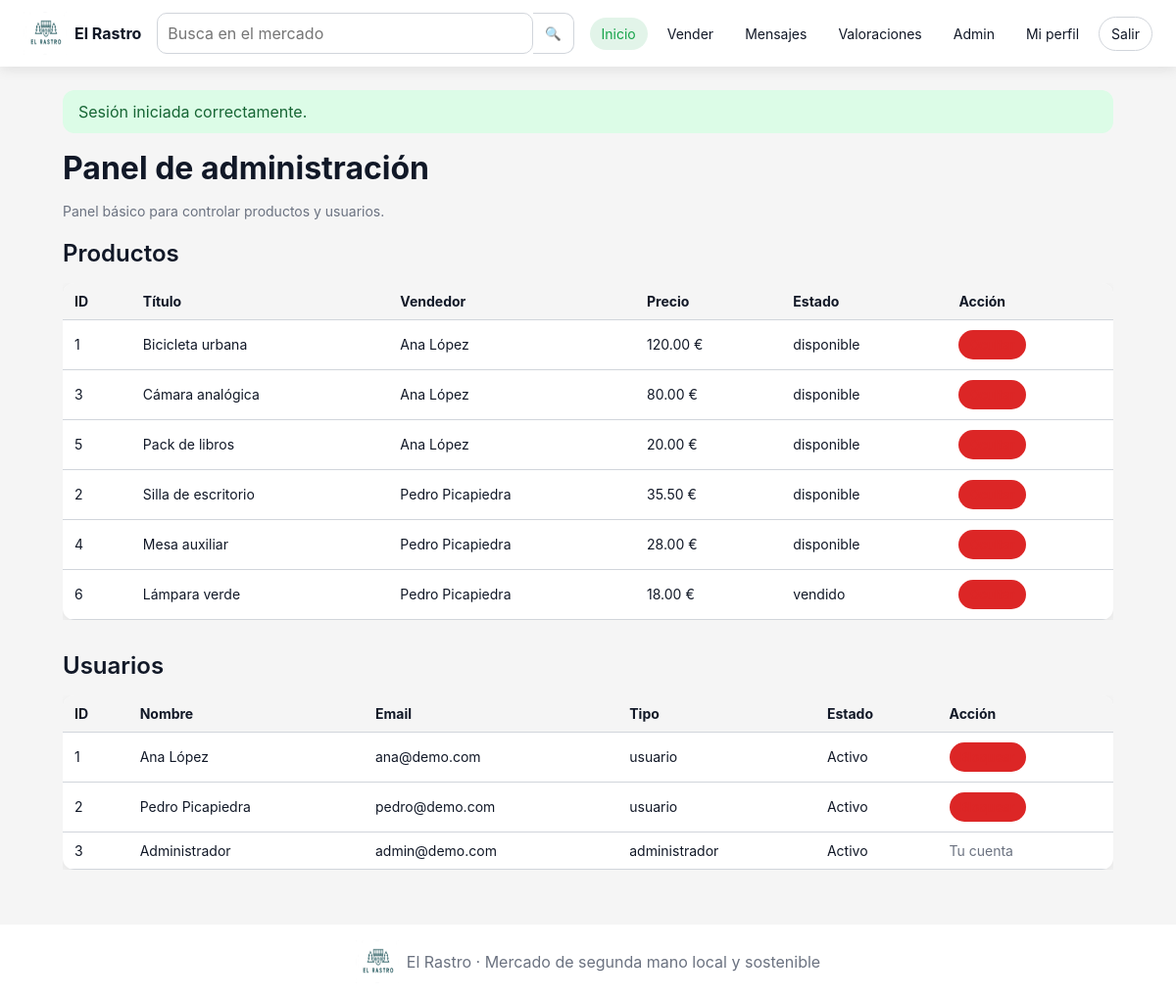
The page /public/index.php?url=admin/index (signed in) on the database its author committed.
### tables this page shows
CREATE TABLE Producto (
    id_producto INT AUTO_INCREMENT PRIMARY KEY,
    titulo VARCHAR(150) NOT NULL,
    descripcion TEXT NOT NULL,
    precio DECIMAL(10,2) NOT NULL,
    categoria VARCHAR(50) NOT NULL,
    estado_producto VARCHAR(50) NOT NULL,
    estado VARCHAR(50) NOT NULL DEFAULT 'disponible',
    fecha_publicacion TIMESTAMP DEFAULT CURRENT_TIMESTAMP,
    id_usuario INT NOT NULL,
    CONSTRAINT fk_producto_usuario FOREIGN KEY (id_usuario) REFERENCES Usuario(id_usuario),
    CONSTRAINT chk_producto_precio CHECK (precio > 0),
    CONSTRAINT chk_producto_categoria CHECK (categoria IN ('Electrónica', 'Moda', 'Hogar', 'Deportes', 'Otros')),
    CONSTRAINT chk_producto_estado_producto CHECK (estado_producto IN ('Nuevo', 'Como nuevo', 'Usado', 'Reacondicionado')),
    CONSTRAINT chk_producto_estado CHECK (estado IN ('disponible', 'vendido', 'eliminado'))
);

CREATE TABLE Usuario (
    id_usuario INT AUTO_INCREMENT PRIMARY KEY,
    nombre VARCHAR(100) NOT NULL,
    email VARCHAR(150) NOT NULL UNIQUE,
    contrasena VARCHAR(255) NOT NULL,
    direccion VARCHAR(255),
    metodo_pago VARCHAR(50),
    fecha_registro TIMESTAMP DEFAULT CURRENT_TIMESTAMP,
    tipo VARCHAR(20) NOT NULL DEFAULT 'usuario',
    activo TINYINT(1) NOT NULL DEFAULT 1,
    CONSTRAINT chk_usuario_tipo CHECK (tipo IN ('administrador', 'usuario'))
);

### app/core/Controller.php (called while the page is built, shortened)
<?php
abstract class Controller
{
    protected function view($view, $data = []) {
        extract($data, EXTR_SKIP);
        require APP_PATH . '/views/layouts/header.php';
        require APP_PATH . '/views/' . $view . '.php';
        require APP_PATH . '/views/layouts/footer.php';
    }
}

### app/controllers/AdminController.php (called while the page is built, shortened)
<?php
class AdminController extends Controller
{
    public function index()
    {
        $productos = (new Producto())->todosAdmin();
        $usuarios = (new Usuario())->todos();
        $this->view('admin/index', [
            'titulo' => 'Administración',
            'productos' => $productos,
            'usuarios' => $usuarios
        ]);
    }
}

### app/core/Router.php (called while the page is built, shortened)
<?php
class Router
{
    public function dispatch()
    {
        $url = isset($_GET['url']) ? $_GET['url'] : 'producto/index';
        $trozos = explode('/', trim($url, '/'));
        $metodo = isset($trozos[1]) ? $trozos[1] : 'index';
        $parametros = array_slice($trozos, 2);
        $controlador = new $nombreControlador();
        call_user_func_array([$controlador, $metodo], $parametros);
    }
}

### public/index.php (called while the page is built, shortened)
<?php
require_once APP_PATH . '/config/config.php';
require_once APP_PATH . '/core/Database.php';
require_once APP_PATH . '/core/Controller.php';
require_once APP_PATH . '/core/Router.php';
spl_autoload_register(function ($class) {
    foreach ([APP_PATH . '/models/', APP_PATH . '/controllers/', APP_PATH . '/core/'] as $dir) {
        $file = $dir . $class . '.php';
        if (file_exists($file)) {
            return;
        }
    }
});
$router = new Router();
$router->dispatch();

### app/core/Database.php (called while the page is built)
<?php
class Database
{
    private static $conexion = null;
    public static function getConnection()
    {
        if (self::$conexion == null) {
            $dsn = 'mysql:host=' . DB_HOST . ';dbname=' . DB_NAME . ';charset=' . DB_CHARSET;
            self::$conexion = new PDO($dsn, DB_USER, DB_PASS);
            self::$conexion->setAttribute(PDO::ATTR_ERRMODE, PDO::ERRMODE_EXCEPTION);
            self::$conexion->setAttribute(PDO::ATTR_DEFAULT_FETCH_MODE, PDO::FETCH_ASSOC);
        }
        return self::$conexion;
    }
}

### app/models/Producto.php (called while the page is built, shortened)
<?php
class Producto
{
    private $db;
    public function __construct()
    {
        $this->db = Database::getConnection();
    }
    public function todosAdmin()
    {
        $sql = 'SELECT p.*, u.nombre AS vendedor
                FROM Producto p
                INNER JOIN Usuario u ON u.id_usuario = p.id_usuario
                ORDER BY p.fecha_publicacion DESC';
        $stmt = $this->db->prepare($sql);
        $stmt->execute();
        return $stmt->fetchAll();
    }
}

### app/config/config.php (called while the page is built, shortened)
<?php
function app_url($ruta = '') {
    $base = rtrim(BASE_URL, '/');
    $ruta = trim($ruta, '/');
    if ($ruta == '') {
        return $base . '/index.php';
    }
    return $base . '/index.php?url=' . $ruta;
}

### app/models/Usuario.php (called while the page is built, shortened)
<?php
class Usuario
{
    private $db;
    public function __construct() {
        $this->db = Database::getConnection();
    }
    public function todos() {
        $sql = 'SELECT id_usuario, nombre, email, direccion, fecha_registro, tipo, activo
                FROM Usuario
                ORDER BY fecha_registro DESC';
        $stmt = $this->db->prepare($sql);
        $stmt->execute();
        return $stmt->fetchAll();
    }
}

### app/views/admin/index.php (the view)
<section class="admin-simple">
    <h1>Panel de administración</h1>
    <p class="muted">Panel básico para controlar productos y usuarios.</p>
    <h2>Productos</h2>
    <div class="table-wrap">
        <table class="simple-table">
            <thead>
                <tr>
                    <th>ID</th>
                    <th>Título</th>
                    <th>Vendedor</th>
                    <th>Precio</th>
                    <th>Estado</th>
                    <th>Acción</th>
                </tr>
            </thead>
            <tbody>
                <?php foreach ($productos as $p): ?>
                    <tr>
                        <td><?= (int)$p['id_producto'] ?></td>
                        <td><?= htmlspecialchars($p['titulo']) ?></td>
                        <td><?= htmlspecialchars($p['vendedor']) ?></td>
                        <td><?= number_format((float)$p['precio'], 2) ?> €</td>
                        <td><?= htmlspecialchars($p['estado']) ?></td>
                        <td>
                            <?php if ($p['estado'] === 'eliminado'): ?>
                                <a class="btn tiny" href="<?= app_url('admin/activarProducto/' . (int)$p['id_producto']) ?>">Activar</a>
                            <?php else: ?>
                                <a class="btn tiny danger" href="<?= app_url('admin/ocultarProducto/' . (int)$p['id_producto']) ?>">Ocultar</a>
                            <?php endif; ?>
                        </td>
                    </tr>
                <?php endforeach; ?>
            </tbody>
        </table>
    </div>
    <h2>Usuarios</h2>
    <div class="table-wrap">
        <table class="simple-table">
            <thead>
                <tr>
                    <th>ID</th>
                    <th>Nombre</th>
                    <th>Email</th>
                    <th>Tipo</th>
                    <th>Estado</th>
                    <th>Acción</th>
                </tr>
            </thead>
            <tbody>
                <?php foreach ($usuarios as $u): ?>
                    <tr>
                        <td><?= (int)$u['id_usuario'] ?></td>
                        <td><?= htmlspecialchars($u['nombre']) ?></td>
                        <td><?= htmlspecialchars($u['email']) ?></td>
                        <td><?= htmlspecialchars($u['tipo']) ?></td>
                        <td><?= ((int)$u['activo'] === 1) ? 'Activo' : 'Bloqueado' ?></td>
                        <td>
                            <?php if ((int)$u['id_usuario'] === (int)$_SESSION['usuario']['id_usuario']): ?>
                                <span class="muted">Tu cuenta</span>
                            <?php elseif ((int)$u['activo'] === 1): ?>
                                <a class="btn tiny danger" href="<?= app_url('admin/bloquearUsuario/' . (int)$u['id_usuario']) ?>">Bloquear</a>
                            <?php else: ?>
                                <a class="btn tiny" href="<?= app_url('admin/activarUsuario/' . (int)$u['id_usuario']) ?>">Activar</a>
                            <?php endif; ?>
                        </td>
                    </tr>
                <?php endforeach; ?>
            </tbody>
        </table>
    </div>
</section>

### public/assets/css/estilo.css (style rules this page uses)
:root { --green: #16A34A; --green-dark: #0F3D2E; --bg: #F5F5F5; --gray: #D1D5DB; --text-muted: #6B7280; --text: #111827; --error: #DC2626; --warning: #F59E0B; --shadow: 0 4px 12px rgba(0,0,0,0.08); --radius: 12px; --radius-lg: 16px; }
* { box-sizing: border-box; }
body { margin: 0; font-family: Inter, Poppins, Roboto, Arial, sans-serif; background: var(--bg); color: var(--text); font-size: 16px; }
a { color: var(--green); text-decoration: none; }
h1 { font-size: clamp(28px, 4vw, 32px); margin: 12px 0 16px; font-weight: 700; }
h2 { font-size: clamp(22px, 3vw, 24px); font-weight: 600; }
.muted { color: var(--text-muted); font-size: 14px; }
.btn { display: inline-flex; align-items: center; justify-content: center; border: 1px solid transparent; border-radius: 20px; padding: 10px 20px; font-weight: 600; cursor: pointer; transition: .2s ease; }
.btn.danger { background: #fee2e2; color: var(--error); }
.admin-simple h1, .admin-simple h2 { margin-bottom: 16px; }
.table-wrap { overflow-x: auto; margin-bottom: 32px; }
.simple-table { width: 100%; border-collapse: collapse; background: #fff; border-radius: 12px; overflow: hidden; box-shadow: 0 4px 12px rgba(0,0,0,0.08); }
.simple-table th, .simple-table td { padding: 10px 12px; border-bottom: 1px solid #D1D5DB; text-align: left; font-size: 14px; }
.simple-table th { background: #F5F5F5; }
.btn.tiny { padding: 6px 10px; font-size: 13px; }
.btn.danger { background: #DC2626; }

### rows shown on the page
producto: id_producto "1", titulo "Bicicleta urbana", id_usuario.nombre "Ana López", precio "120.00", estado "disponible"
producto: id_producto "3", titulo "Cámara analógica", id_usuario.nombre "Ana López", precio "80.00", estado "disponible"
producto: id_producto "5", titulo "Pack de libros", id_usuario.nombre "Ana López", precio "20.00", estado "disponible"
producto: id_producto "2", titulo "Silla de escritorio", id_usuario.nombre "Pedro Picapiedra", precio "35.50", estado "disponible"
producto: id_producto "4", titulo "Mesa auxiliar", id_usuario.nombre "Pedro Picapiedra", precio "28.00", estado "disponible"
producto: id_producto "6", titulo "Lámpara verde", id_usuario.nombre "Pedro Picapiedra", precio "18.00", estado "vendido"
usuario: id_usuario "1", nombre "Ana López", email "ana@demo.com", tipo "usuario", activo "Activo"
usuario: id_usuario "2", nombre "Pedro Picapiedra", email "pedro@demo.com", tipo "usuario", activo "Activo"
usuario: id_usuario "3", nombre "Administrador", email "admin@demo.com", tipo "administrador", activo "Activo", shows "Tu cuenta"

### other values the page prints
$_SESSION['exito'] "Sesión iniciada correctamente."
